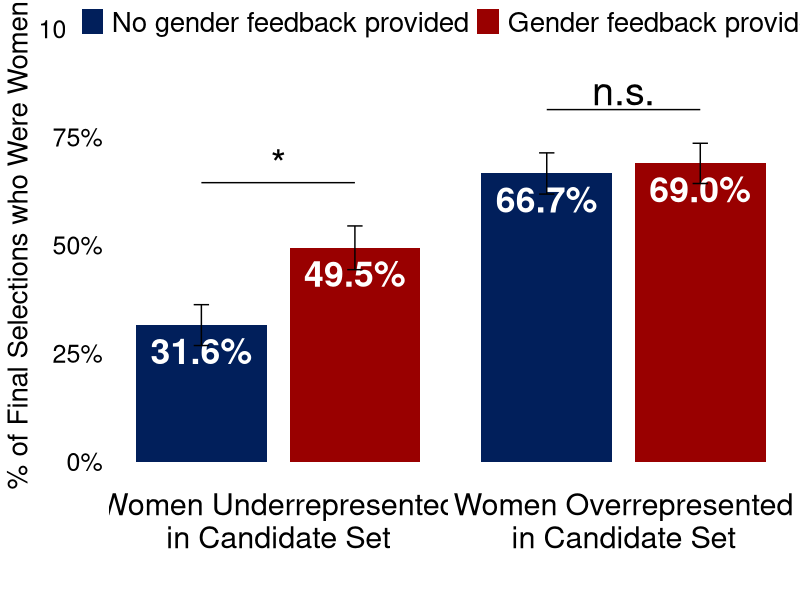

Reproduce this figure in R.
#!/usr/bin/env Rscript
# Regenerate Figure-Study5 at a wide aspect (14 x 6.2) so it reads nicely
# on a 16:9 slide without horizontal stretching — mirrors what we did for
# Study 1's Figure-Study3A.

suppressPackageStartupMessages({
  library(dplyr)
  library(ggplot2)
})

here <- "C:/Users/jcerv/Jose/diversity_feedback/Study-5"
setwd(here)

d0 <- read.csv("Study5.csv", check.names = FALSE)
d0$women_overrep <- 1 - d0$men_pool

# significance tests
test_men   <- t.test(female_pick ~ treatment, data = d0 %>% filter(men_pool == 1))
test_women <- t.test(female_pick ~ treatment, data = d0 %>% filter(men_pool == 0))

sig_stars <- function(p) {
  if (is.na(p)) return("n.s.")
  if (p < 0.001) return("***")
  if (p < 0.01)  return("**")
  if (p < 0.05)  return("*")
  "n.s."
}
sig_men   <- sig_stars(test_men$p.value)
sig_women <- sig_stars(test_women$p.value)

dmen_plot <- d0 %>%
  filter(men_pool == 1) %>%
  group_by(treatment) %>%
  summarise(n = n(), freq = mean(female_pick),
            se  = sd(female_pick) / sqrt(n()) * 100, .groups = "drop") %>%
  mutate(Condition = ifelse(treatment == 1, "Treatment", "Control"))

dwomen_plot <- d0 %>%
  filter(men_pool == 0) %>%
  group_by(treatment) %>%
  summarise(n = n(), freq = mean(female_pick),
            se  = sd(female_pick) / sqrt(n()) * 100, .groups = "drop") %>%
  mutate(Condition = ifelse(treatment == 1, "Treatment", "Control"))

df <- bind_rows(
  dmen_plot   %>% mutate(Category = "Women Underrepresented\nin Candidate Set"),
  dwomen_plot %>% mutate(Category = "Women Overrepresented\nin Candidate Set")
) %>%
  mutate(Category = factor(Category,
                            levels = c("Women Underrepresented\nin Candidate Set",
                                       "Women Overrepresented\nin Candidate Set")))

p <- ggplot(df, aes(x = Condition, y = freq * 100, fill = Condition)) +
  geom_bar(stat = "identity", width = 0.85,
           position = position_dodge(width = 0.7)) +
  geom_text(aes(label = paste0(sprintf("%.1f", freq * 100), "%"),
                y = pmax(freq * 100 - 6, 3)),
            position = position_dodge(width = 0.7),
            size = 9, color = "white", fontface = "bold") +
  geom_errorbar(aes(ymin = freq * 100 - se, ymax = freq * 100 + se),
                width = 0.1, position = position_dodge(width = 0.7)) +
  facet_wrap(~ Category, nrow = 1, strip.position = "bottom") +
  geom_segment(data = df %>% filter(
                 Category == "Women Underrepresented\nin Candidate Set" &
                 Condition == "Treatment"),
               aes(x = 1, xend = 2,
                   y = freq * 100 + se + 10,
                   yend = freq * 100 + se + 10),
               inherit.aes = FALSE) +
  geom_segment(data = df %>% filter(
                 Category == "Women Overrepresented\nin Candidate Set" &
                 Condition == "Control"),
               aes(x = 1, xend = 2,
                   y = freq * 100 + se + 10,
                   yend = freq * 100 + se + 10),
               inherit.aes = FALSE) +
  geom_text(data = df %>% filter(
              Category == "Women Underrepresented\nin Candidate Set" &
              Condition == "Treatment"),
            aes(x = 1.5, y = freq * 100 + se + 11, label = sig_men),
            inherit.aes = FALSE, vjust = 0, size = 10) +
  geom_text(data = df %>% filter(
              Category == "Women Overrepresented\nin Candidate Set" &
              Condition == "Control"),
            aes(x = 1.5, y = freq * 100 + se + 11, label = sig_women),
            inherit.aes = FALSE, vjust = 0, size = 10) +
  theme_bw() +
  scale_fill_manual(values = c("#011F5B", "#990000"),
                    labels = c("No gender feedback provided",
                               "Gender feedback provided"),
                    name = "") +
  scale_y_continuous(labels = function(x) paste0(x, "%"),
                     limits = c(0, 100)) +
  scale_x_discrete(labels = c("Control" = "Not\nShown",
                              "Treatment" = "Shown")) +
  labs(x = "", y = "% of Final Selections who Were Women") +
  theme(legend.position = c(0.5, 0.97),
        legend.direction = "horizontal",
        legend.text = element_text(size = 20),
        legend.key.size = unit(6, "mm"),
        legend.background = element_rect(fill = "white"),
        panel.grid.minor = element_blank(),
        panel.grid = element_blank(),
        panel.border = element_rect(fill = NA, color = "white"),
        plot.background = element_rect(fill = "white"),
        panel.background = element_rect(fill = "white"),
        axis.title.x = element_text(size = 20, color = "black"),
        plot.title = element_text(hjust = 0.5),
        axis.title.y = element_text(size = 20, color = "black"),
        axis.text.x = element_blank(),
        axis.ticks = element_blank(),
        axis.text.y = element_text(size = 18, color = "black"),
        strip.text = element_text(size = 22, color = "black"),
        strip.background = element_rect(colour = "white", fill = "white"))

ggsave("Figure-Study5-wide.png", plot = p,
       width = 14, height = 6.2, units = "in", dpi = 400)

cat("saved Figure-Study5-wide.png\n")
